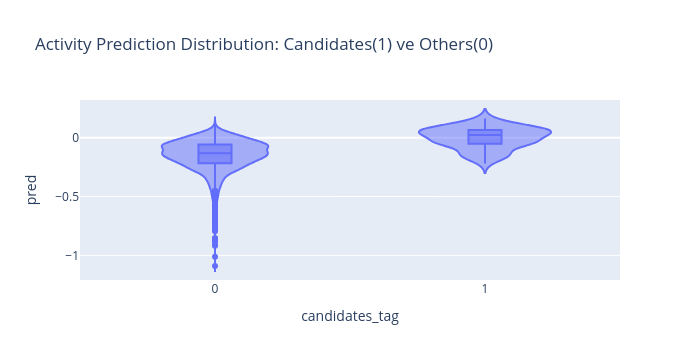

Source (notebook cell):
### Code cell
px.violin(data_with_embed_taged, x='candidates_tag', y='pred', box=True, width=700,
         title='Activity Prediction Distribution: Candidates(1) ve Others(0)')

### Figure 1 — Plotly figure (JSON) as saved in the notebook; plotly's stock layout.template omitted (floating-point values rounded to 4 significant figures; data arrays with more than 128 entries replaced by an {"elided": "..."} marker saying what was removed)
{"data": [{"alignmentgroup": "True", "box": {"visible": true}, "hovertemplate": "candidates_tag=%{x}<br>pred=%{y}<extra></extra>", "legendgroup": "", "marker": {"color": "#636efa"}, "name": "", "offsetgroup": "", "orientation": "v", "scalegroup": "True", "showlegend": false, "type": "violin", "x": {"elided": "6364 int values"}, "x0": " ", "xaxis": "x", "y": {"elided": "6364 float values"}, "y0": " ", "yaxis": "y"}], "layout": {"height": 360, "legend": {"tracegroupgap": 0}, "title": {"text": "Activity Prediction Distribution: Candidates(1) ve Others(0)"}, "violinmode": "group", "width": 700, "xaxis": {"anchor": "y", "autorange": true, "domain": [0, 1], "range": [-0.5, 1.5], "title": {"text": "candidates_tag"}, "type": "linear"}, "yaxis": {"anchor": "x", "autorange": true, "domain": [0, 1], "range": [-1.209, 0.3204], "title": {"text": "pred"}, "type": "linear"}}}
